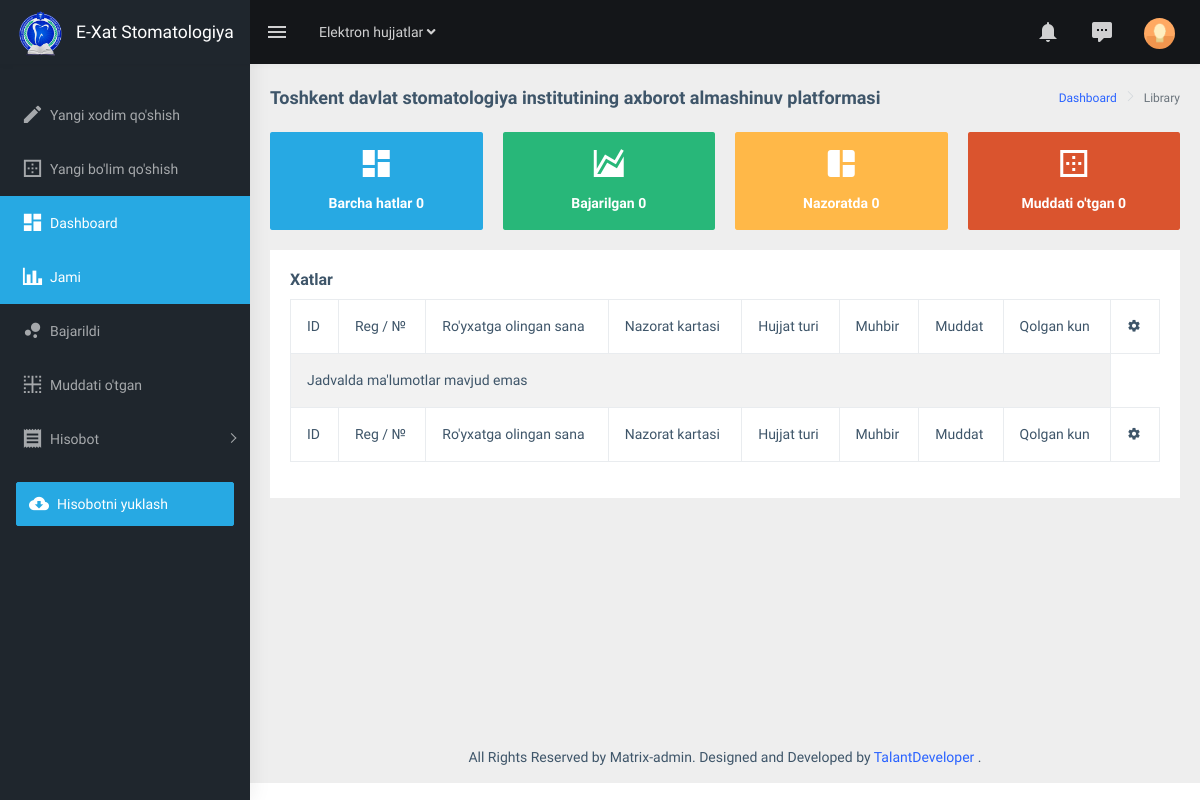
Page /welcome/ (signed in) on the earlier database version.
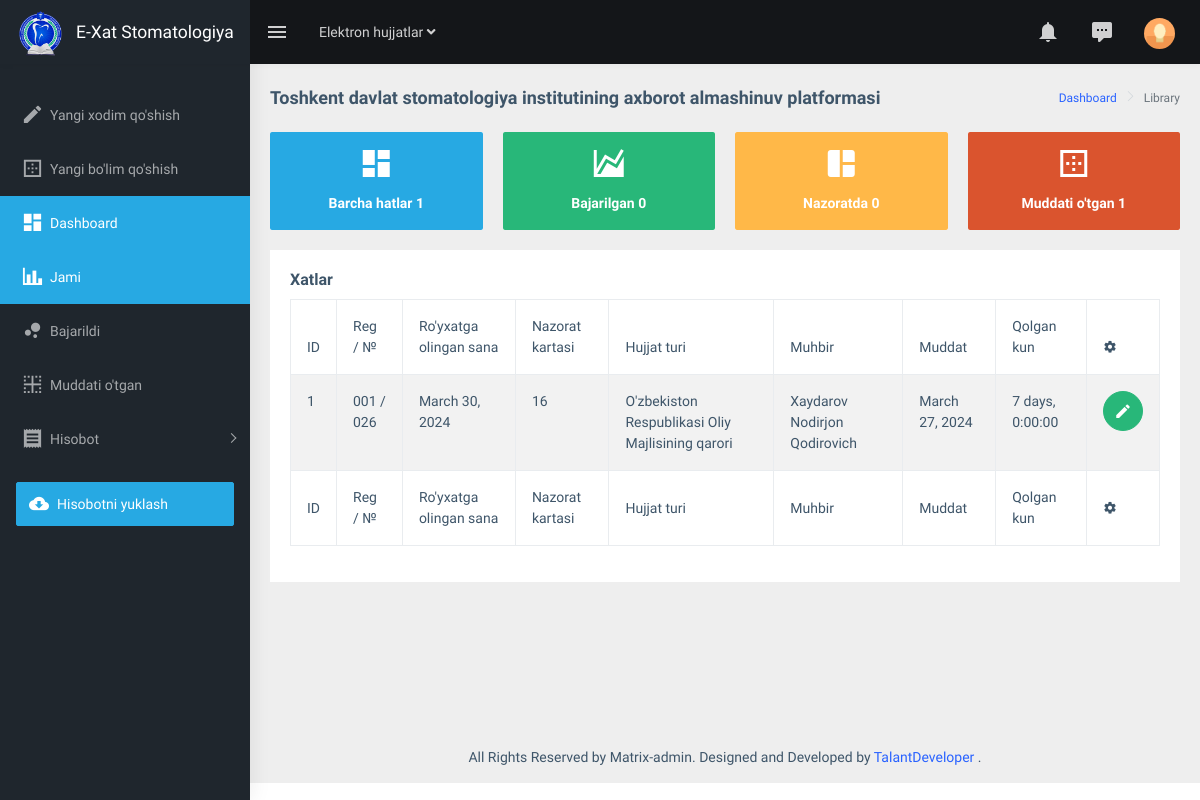
Same page on the later database version.
### main/models.py (models this page shows, shortened)
class Manager(models.Model):
    centers = models.ManyToManyField(Center, verbose_name="Markazlar")
    letter = models.ForeignKey(Letter, on_delete=models.SET_NULL, null=True, verbose_name="Xat")
    check_file = models.ForeignKey(CheckFile, on_delete=models.SET_NULL, null=True, verbose_name="So'rov file")
    control_file = models.ForeignKey(ControlFile, on_delete=models.SET_NULL, null=True, blank=True, verbose_name="Javob file")
    lifetime = models.DateField(verbose_name="Muddat")
    control = models.BooleanField(default=False, verbose_name="Tasdiqlash")
    @property
    def time_on(self):
        day = datetime.now().date() - self.lifetime
        return day
    @property
    def time_off(self):
        if self.lifetime < datetime.now().date():
            return True
        else:
            return False

class Letter(models.Model):
    control_card = models.ForeignKey(ControlCard, on_delete=models.SET_NULL, null=True, verbose_name="Nazorat Kartasi")
    group = models.ForeignKey(Group, on_delete=models.SET_NULL, null=True, verbose_name="Guruh")
    reporter = models.ForeignKey(Reporter, on_delete=models.SET_NULL, null=True, verbose_name="Muxbir")
    document_type = models.ForeignKey(DocumentType, on_delete=models.SET_NULL, null=True, verbose_name="Hujjat turi")
    registration_date = models.DateField(verbose_name="Ro'yhatga olingan sana")
    registration_number = models.CharField(max_length=150, verbose_name="Ro'yhatga olingan raqam")
    document_number = models.CharField(max_length=150, verbose_name="Hujjat raqami")
    document_date = models.DateField(verbose_name="Hujjat sanasi")
    summary = models.TextField(verbose_name="Xulosa", null=True, blank=True)
    control = models.BooleanField(default=False, verbose_name="Boshqaruv")
    resolution = models.TextField(verbose_name="Rezolutsiya", null=True, blank=True)
    auth_resolution = models.ForeignKey(AuthorResolution, on_delete=models.SET_NULL, null=True,
                                        verbose_name="Qaror muallifi")
    type_solution = models.ForeignKey(TypeSolution, on_delete=models.SET_NULL, null=True, verbose_name="Yechim turi")
    create_at = models.DateTimeField(auto_now_add=True, verbose_name="Yaratilgan vaqt")
    update_at = models.DateTimeField(auto_now=True, verbose_name="O'zgartirilgan vaqt")

class ControlCard(models.Model):  # Тип РКК
    name = models.CharField(max_length=256, verbose_name="Nazorat kartasi turi")
    create_at = models.DateTimeField(auto_now_add=True, verbose_name="Yaratilgan vaqt")
    update_at = models.DateTimeField(auto_now=True, verbose_name="O'zgartirilgan vaqt")
    def __str__(self):
        return f"{self.name}"

class DocumentType(models.Model):  # Тип документа Hujjat turi
    name = models.CharField(max_length=255, verbose_name="Hujjat turi")
    create_at = models.DateTimeField(auto_now_add=True, verbose_name="Yaratilgan vaqt")
    update_at = models.DateTimeField(auto_now=True, verbose_name="O'zgartirilgan vaqt")
    def __str__(self):
        return f"{self.name}"

class Reporter(models.Model):  # Корреспондент Muhbir
    name = models.CharField(max_length=255, verbose_name="Muhbir")
    create_at = models.DateTimeField(auto_now_add=True, verbose_name="Yaratilgan vaqt")
    update_at = models.DateTimeField(auto_now=True, verbose_name="O'zgartirilgan vaqt")
    def __str__(self):
        return f"{self.name}"

### main/views.py (the view)
# urls.py: path('welcome/', views.welcome, name='welcome'),
@login_required
def welcome(request):
    content = content_need(request)
    return render(request, 'main/welcome.html', context=content)

### main/models.py (called while the page is built)
    def __str__(self):
        return f"{self.name}"

    def user_is_status(self):
        return self.user.is_superuser

### templates/main/welcome.html (shortened to what the changed rows need)
{% extends 'base.html' %}
{% block content %}
    <div class="page-wrapper">
        <div class="container-fluid">
            <div class="row">
                <div class="col-md-6 col-lg-3 col-xlg-3">
                    <div class="card card-hover">
                        <div class="box bg-cyan text-center">
                            <h1 class="font-light text-white">
                                <i class="mdi mdi-view-dashboard"></i>
                            </h1>
                            <h6 class="text-white">Barcha hatlar {{ jami }}</h6>
                        </div>
                    </div>
                </div>
                <div class="col-md-6 col-lg-3 col-xlg-3">
                    <div class="card card-hover">
                        <div class="box bg-success text-center">
                            <h1 class="font-light text-white">
                                <i class="mdi mdi-chart-areaspline"></i>
                            </h1>
                        </div>
                    </div>
                </div>
                <div class="col-md-6 col-lg-3 col-xlg-3">
                    <div class="card card-hover">
                        <div class="box bg-warning text-center">
                            <h1 class="font-light text-white">
                                <i class="mdi mdi-collage"></i>
                            </h1>
                        </div>
                    </div>
                </div>
                <div class="col-md-6 col-lg-3 col-xlg-3">
                    <div class="card card-hover">
                        <div class="box bg-danger text-center">
                            <h1 class="font-light text-white">
                                <i class="mdi mdi-border-outside"></i>
                            </h1>
                            <h6 class="text-white">Muddati o'tgan {{ muddati_utgan }}</h6>
                        </div>
                    </div>
                </div>
            </div>
            <div class="row">
                <div class="col-12">
                    <div class="card">
                        <div class="card-body">
                            <div class="table-responsive">
                                <table id="zero_config" class="table table-striped table-bordered">
                                    <thead>
                                    <tr>
                                        <th>ID</th>
                                        <th>Reg / №</th>
                                        <th>Ro'yxatga olingan sana</th>
                                        <th>Nazorat kartasi</th>
                                        <th>Hujjat turi</th>
                                        <th>Muhbir</th>
                                        <th>Muddat</th>
                                        <th>Qolgan kun</th>
                                        <th><i class="mdi mdi-settings fs-8"></i></th>
                                    </tr>
                                    </thead>
                                    <tbody>
                                    {% for manager in managers %}
                                        <tr>
                                            <td>{{ manager.letter.id }}</td>
                                            <td>{{ manager.letter.registration_number }}
                                                / {{ manager.letter.document_number }}</td>
                                            <td>{{ manager.letter.registration_date }}</td>
                                            <td>{{ manager.letter.control_card }}</td>
                                            <td>{{ manager.letter.document_type }}</td>
                                            <td>{{ manager.letter.reporter }}</td>
                                            <td>{{ manager.lifetime }}</td>
                                            <td>{{ manager.time_on }}</td>
                                            <td>
                                                <a href="{% url 'main:welcome' %}">
                                                    <span class="btn btn-success btn-circle d-flex align-items-center justify-content-center ">
                                                        <i class="mdi mdi-pencil text-white fs-4"></i>
                                                    </span>
                                                </a>
                                            </td>
                                        </tr>
                                    {% empty %}
                                        <td valign="top" colspan="8" class="dataTables_empty">
                                            Jadvalda ma'lumotlar mavjud emas
                                        </td>
                                    {% endfor %}
                                    </tbody>
                                    <tfoot>
                                    <tr>
                                        <th>ID</th>
                                        <th>Reg / №</th>
                                        <th>Ro'yxatga olingan sana</th>
                                        <th>Nazorat kartasi</th>
                                        <th>Hujjat turi</th>
                                        <th>Muhbir</th>
                                        <th>Muddat</th>
                                        <th>Qolgan kun</th>
                                        <th><i class="mdi mdi-settings fs-8"></i></th>
                                    </tr>
                                    </tfoot>
                                </table>
                            </div>
                        </div>
                    </div>
                </div>
            </div>
        </div>
    </div>
{% endblock %}

Differences in the rows shown:
added Manager: letter.id "1", letter.registration_number "001", letter.document_number "026", letter.registration_date "March 30, 2024", letter.control_card "16", letter.document_type "O'zbekiston Respublikasi Oliy Majlisining qarori", letter.reporter "Xaydarov Nodirjon Qodirovich", lifetime "March 27, 2024", time_on "7 days, 0:00:00"
Other differences:
{{ jami }}: "0" → "1"
{{ muddati_utgan }}: "0" → "1"
text no longer shown: "Jadvalda ma'lumotlar mavjud emas"
